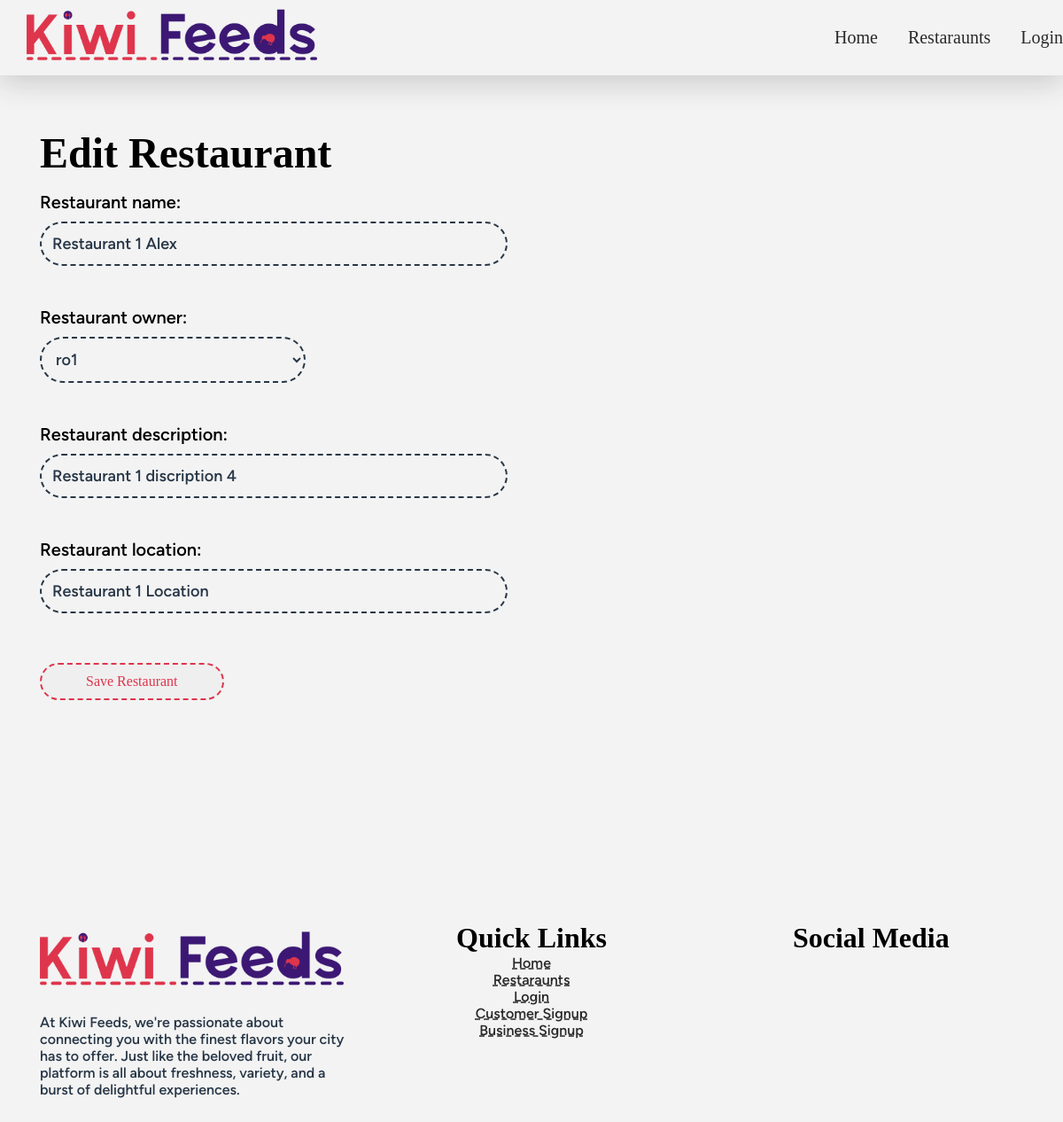
Screenshot of /restaurants/1/edit/ with the database file from the repository.
### app_restaurants/models.py (models this page shows, shortened)
class Restaurant(models.Model):
    restaurant_name = models.CharField(max_length=255)
    restaurant_description = models.CharField(max_length=255)
    restaurant_location = models.CharField(max_length=255)
    restaurant_owner = models.ForeignKey('app_user.UserProfile',on_delete=models.PROTECT, related_name='restaurant_owner_user',null=True,blank=True)

### app_restaurants/views.py (the view)
# urls.py: path("<int:restaurant_id>/edit/", RestaurantEditView, name="edit-restaurant"),
def RestaurantEditView(request, restaurant_id):
    restaurant = Restaurant.objects.get(pk=restaurant_id)
    if request.method == 'POST':
        if 'edit_restaurant_form' in request.POST:
            restaurant_form = RestaurantForm(request.POST, instance=restaurant)
            if restaurant_form.is_valid():
                restaurant_form.save()
                return HttpResponseRedirect(f"/restaurants/{restaurant.id}")
    else:
        restaurant_form = RestaurantForm(instance=restaurant)
    context={
         "restaurant_form": restaurant_form,
        "restaurant": restaurant,
    }
    return render(request, 'app_restaurants/edit_restaurant.html', context)

### app_restaurants/forms.py
class RestaurantForm(ModelForm):
    class Meta:
        model = Restaurant
        fields = ["restaurant_name","restaurant_owner","restaurant_description","restaurant_location"]

### app_user/models.py (called while the page is built)
    def __str__(self):
        return f'{self.this_user.username} '

### templates/app_restaurants/edit_restaurant.html (shortened to what this page needs)
{% extends 'base/base.html' %}
{% block content %}
<section>
  <div class='col-wrap'>
    <div class='col-50'>
      <h2>Edit Restaurant</h2>
      <form method="post">
        {{ restaurant_form.as_p }}
        <button class="btn btn-action" type="submit" name="edit_restaurant_form">Save Restaurant</button>
      </form>
</section>
{% endblock%}

### static/styles/styles.css (style rules this page uses)
:root { --c-red: #DE354C; --c-dark-red: #932432; --c-blue: #3C1874; --c-dark-blue: #283747; --c-black: #292929; --c-white: #F3F3F3; --t-heading: "wavehaus"; --t-paragraph: "oak sans"; }
body { background-color: #F3F3F3; margin: 0px; }
section { max-width: 1440px; margin-right: auto; margin-left: auto; padding-top: 125px; padding-bottom: 75px; padding-left: 25px; padding-right: 25px; }
.col-wrap { display: flex; }
.col-50 { width: 50%; padding: 20px; }
h1,h2,h3,h4,h5 { font-family: 'wavehaus'; }
h2 { font-size: 3em; margin-block-start: 0em; margin-block-end: 0em; }
p,a,li { font-family: 'oak sans'; font-weight: 500; }
.btn { display: inline-block; font-family: 'wavehaus'; margin-top: 10px; margin-bottom: 10px; margin-right: 10px; font-size: 1em; border: dashed 2px; border-radius: 90px; padding: 10px 50px 10px 50px; transition: .1s; text-decoration: none; }
.btn-action { border-color: var(--c-red); color: var(--c-red); }
p > label { display: flex; max-width: 500px; font-size: 20px; }
input,select { margin-right: 20px; margin-top: 10px; margin-bottom: 30px; border: dashed 2px; border-radius: 90px; width: 100%; min-width: 300px; max-width: 500px; font-family: var(--t-paragraph); font-weight: 500; font-size: 18px; color: var(--c-dark-blue); padding: 12px; background-color: var(--c-white); transition: .2s; }
select { max-width: 50px; }

### rows the page displays
Restaurant: restaurant_name "Restaurant 1 Alex", restaurant_owner "ro1", restaurant_description "Restaurant 1 discription 4", restaurant_location "Restaurant 1 Location"
